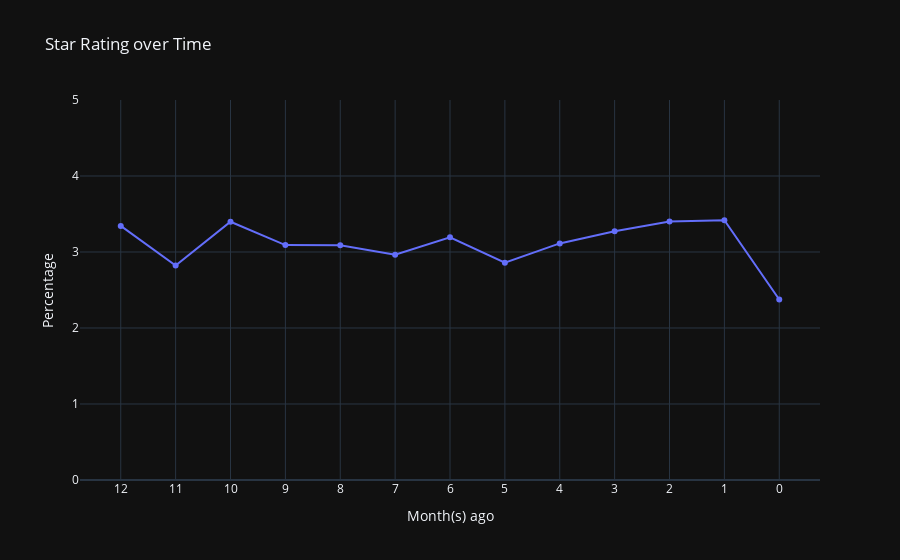

The cell this chart's notebook holds for it:
### Code cell
fig = go.Figure()

fig.add_trace(go.Line(x=df_groupby_date_score.index,
                      y=df_groupby_date_score['Mean'],
                      name='Rating',
                      text=['{:.2f}'.format(v) for v in df_groupby_date_score['Mean']], hovertemplate='%{text}<extra></extra>'))

fig.update_layout(title='Star Rating over Time', xaxis_title='Month(s) ago', yaxis_title='Percentage', yaxis_range=[0,5])

fig.show()

### Figure 1 — Plotly figure (JSON) as saved in the notebook; plotly's stock layout.template omitted (floating-point values rounded to 4 significant figures)
{"data": [{"hovertemplate": "%{text}<extra></extra>", "name": "Rating", "text": ["3.34", "2.82", "3.40", "3.09", "3.09", "2.96", "3.19", "2.86", "3.11", "3.27", "3.40", "3.42", "2.38"], "x": ["12", "11", "10", "9", "8", "7", "6", "5", "4", "3", "2", "1", "0"], "y": [3.344, 2.823, 3.398, 3.091, 3.089, 2.963, 3.194, 2.859, 3.113, 3.273, 3.4, 3.417, 2.375], "type": "scatter"}], "layout": {"yaxis": {"title": {"text": "Percentage"}, "range": [0, 5]}, "title": {"text": "Star Rating over Time"}, "xaxis": {"title": {"text": "Month(s) ago"}}}}
